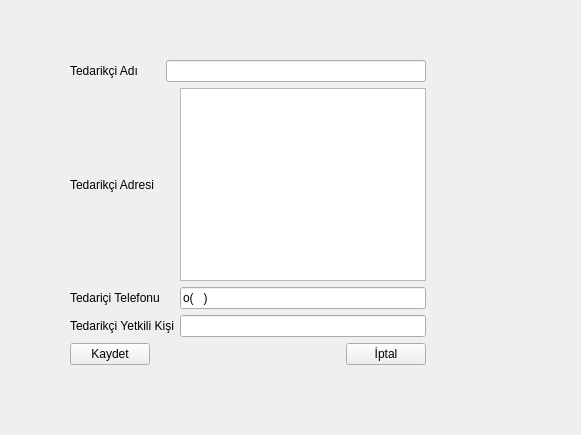
<?xml version="1.0" encoding="UTF-8"?>
<ui version="4.0">
 <class>TedarikciDuzenleme</class>
 <widget class="QWidget" name="TedarikciDuzenleme">
  <property name="geometry">
   <rect>
    <x>0</x>
    <y>0</y>
    <width>581</width>
    <height>435</height>
   </rect>
  </property>
  <property name="windowTitle">
   <string>Form</string>
  </property>
  <widget class="QWidget" name="layoutWidget">
   <property name="geometry">
    <rect>
     <x>70</x>
     <y>60</y>
     <width>356</width>
     <height>305</height>
    </rect>
   </property>
   <layout class="QVBoxLayout" name="verticalLayout">
    <item>
     <layout class="QGridLayout" name="gridLayout">
      <item row="0" column="0">
       <widget class="QLabel" name="lblTedarikciAdi">
        <property name="text">
         <string>Tedarikçi Adı</string>
        </property>
       </widget>
      </item>
      <item row="0" column="1" colspan="2">
       <widget class="QLineEdit" name="leTedarikciAdi"/>
      </item>
      <item row="1" column="0">
       <widget class="QLabel" name="lblTedarikciAdresi">
        <property name="text">
         <string>Tedarikçi Adresi</string>
        </property>
       </widget>
      </item>
      <item row="1" column="2">
       <widget class="QPlainTextEdit" name="pteTedarikciAdresi"/>
      </item>
      <item row="2" column="0">
       <widget class="QLabel" name="lblTedarikciTelefonu">
        <property name="text">
         <string>Tedariçi Telefonu</string>
        </property>
       </widget>
      </item>
      <item row="2" column="2">
       <widget class="QLineEdit" name="leTedarikciTelefon">
        <property name="inputMask">
         <string>\o(D99)999 99 99</string>
        </property>
        <property name="maxLength">
         <number>15</number>
        </property>
        <property name="cursorPosition">
         <number>3</number>
        </property>
       </widget>
      </item>
      <item row="3" column="0" colspan="2">
       <widget class="QLabel" name="lblTedarikciYetkiliKisi">
        <property name="text">
         <string>Tedarikçi Yetkili Kişi</string>
        </property>
       </widget>
      </item>
      <item row="3" column="2">
       <widget class="QLineEdit" name="leTeadrikciYetkiliKisi"/>
      </item>
     </layout>
    </item>
    <item>
     <layout class="QHBoxLayout" name="horizontalLayout">
      <item>
       <widget class="QPushButton" name="btnKaydet">
        <property name="text">
         <string>Kaydet</string>
        </property>
       </widget>
      </item>
      <item>
       <spacer name="horizontalSpacer">
        <property name="orientation">
         <enum>Qt::Horizontal</enum>
        </property>
        <property name="sizeHint" stdset="0">
         <size>
          <width>40</width>
          <height>20</height>
         </size>
        </property>
       </spacer>
      </item>
      <item>
       <widget class="QPushButton" name="btnIptal">
        <property name="text">
         <string>İptal</string>
        </property>
       </widget>
      </item>
     </layout>
    </item>
   </layout>
  </widget>
 </widget>
 <resources/>
 <connections>
  <connection>
   <sender>btnIptal</sender>
   <signal>clicked()</signal>
   <receiver>TedarikciDuzenleme</receiver>
   <slot>close()</slot>
   <hints>
    <hint type="sourcelabel">
     <x>383</x>
     <y>348</y>
    </hint>
    <hint type="destinationlabel">
     <x>458</x>
     <y>312</y>
    </hint>
   </hints>
  </connection>
 </connections>
</ui>
